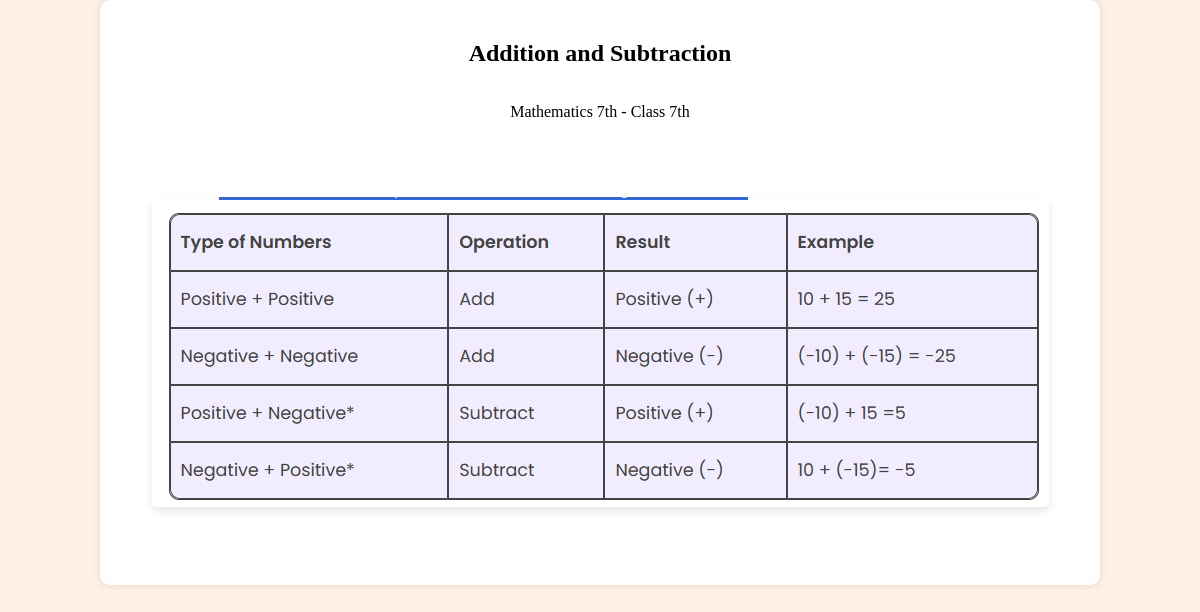
The app's page /LW/topic/3/ with its own data.
### LW/models.py (models this page shows, shortened)
class Topic(models.Model):
    name = models.CharField(max_length=100)
    classes = models.ForeignKey(Classes, on_delete=models.CASCADE)
    subject = models.ForeignKey(Subject, on_delete=models.CASCADE)
    heading = models.CharField(max_length=100, blank=True)
    content = tinymce_models.HTMLField()
    pdf_file = models.FileField(upload_to='pdf_files/', blank=True, null=True)
    image = models.ImageField(upload_to='topic_images/', default=None, null=True)
    points = tinymce_models.HTMLField()

class Subject(models.Model):
    name = models.CharField(max_length=50)
    classes = models.ForeignKey(Classes, on_delete=models.CASCADE)

class Classes(models.Model):
    name = models.CharField(max_length=50)

### LW/views.py (the view)
# urls.py: path('topic/<int:topic_id>/', views.topic_detail, name='topic_detail'),
def topic_detail(request, topic_id):
       selected_topic = get_object_or_404(Topic, id=topic_id)
       print(selected_topic.pdf_file)
       return render(request, 'LW/topic_detail.html', {'selected_topic': selected_topic})

### LW/templates/LW/topic_detail.html (shortened to what this page needs)
{% load static %}
<!DOCTYPE html>
<html>
<head>
    <link rel="stylesheet" type="text/css" href="{% static 'LW/topicdetail.css' %}">
</head>
<body>
    {% block content %}
    <div class="topic-detail-container-fluid">
        <div class="topic-detail">
            <h2>{{ selected_topic.name }}</h2>
            <p>{{ selected_topic.subject.name }} - {{ selected_topic.classes.name }}</p>
            <div class="topic-content">
            </div>
            {% if selected_topic.image %}
                <img src="{{selected_topic.image.url}}" alt="{{ selected_topic.name }}">
            {% endif %}
            <div class="topic-content">
            </div>
        </div>
    </div>
    {% endblock %}
</body>
</html>

### LW/static/LW/topicdetail.css (style rules this page uses)
body { background-color: #FFF0E5; font-family: Arial, sans-serif; margin: 0; padding: 0; }
.topic-detail { display: flex; flex-direction: column; align-items: center; background-color: #fff; border-radius: 10px; padding: 20px; box-shadow: 0 0 10px rgba(0, 0, 0, 0.1); width: 80%; margin: auto; font-family: 'Times New Roman', Times, serif; color: black; }
.topic-content { text-align: justify; padding: 20px; flex: 1; }
.topic-detail img { max-width: 100%; margin-top: 20px; border-radius: 5px; box-shadow: 0 4px 8px rgba(0, 0, 0, 0.1); }
.topic-detail-container-fluid { background-color: #FFF0E5; }

### records on screen
Topic: name "Addition and Subtraction", subject.name "Mathematics 7th", classes.name "Class 7th", image (picture)
